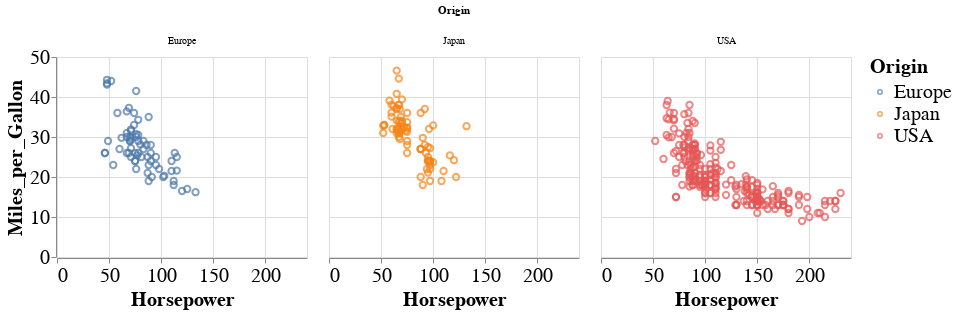

The notebook cell saved with this chart:
### Markdown cell above
## Next class ...

### Code cell
base = (
    alt.Chart(mtcars).mark_point(size=40).encode(
        alt.X("Horsepower"),
        alt.Y("Miles_per_Gallon"),
        alt.Color("Origin"),
        alt.Column("Origin"),
    )
    .properties(width=250, height=200)
)

base

# With just a few lines of code, we can make some magic...

### Figure 1 — Vega-Lite specification as saved in the notebook (floating-point values rounded to 4 significant figures; data arrays with more than 128 entries replaced by an {"elided": "..."} marker saying what was removed)
{"height": 200, "config": {"style": {"circle": {"size": 400}, "point": {"size": 30}, "square": {"size": 400}}, "legend": {"symbolSize": 20, "titleFontSize": 20, "labelFontSize": 20}, "axis": {"titleFontSize": 20, "labelFontSize": 20}}, "data": {"name": "data-f02450ab61490a1363517a0190416235"}, "mark": {"type": "point", "size": 40}, "encoding": {"color": {"type": "nominal", "field": "Origin"}, "column": {"type": "nominal", "field": "Origin"}, "x": {"type": "quantitative", "field": "Horsepower"}, "y": {"type": "quantitative", "field": "Miles_per_Gallon"}}, "width": 250, "$schema": "https://vega.github.io/schema/vega-lite/v4.0.2.json", "datasets": {"data-f02450ab61490a1363517a0190416235": {"elided": "406 records"}}}
